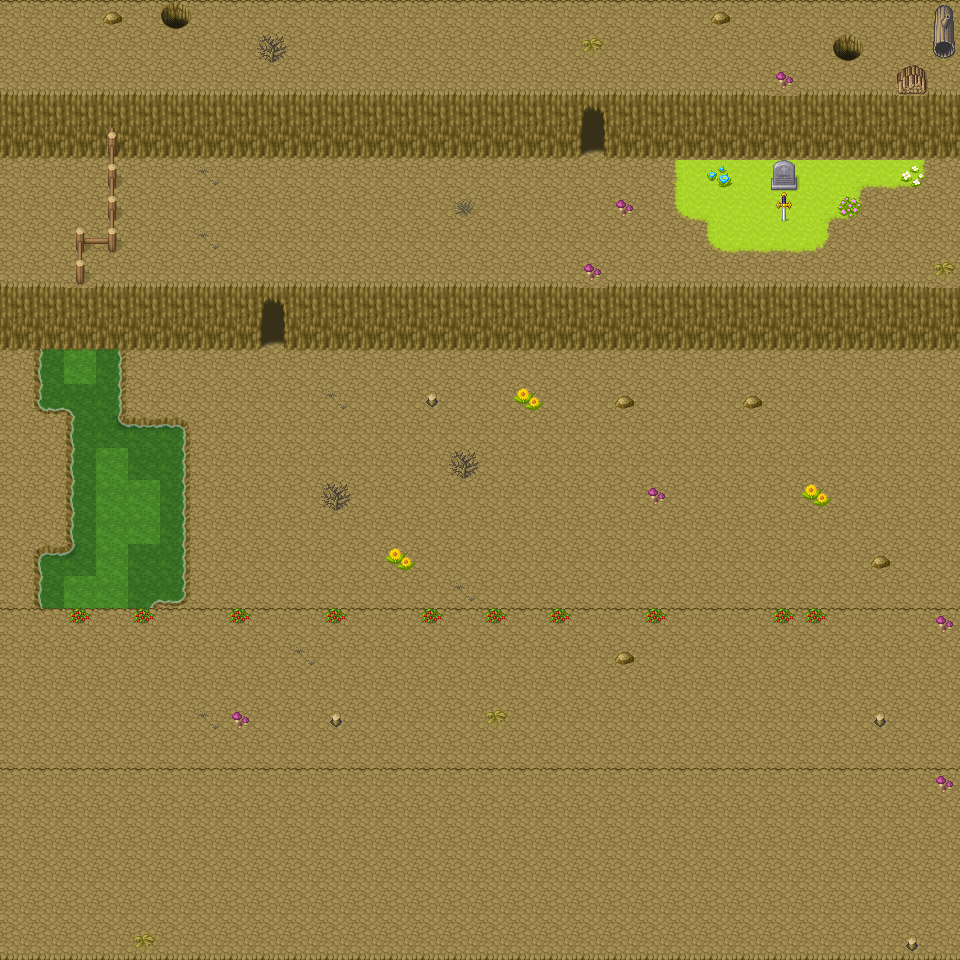

The image is a tile-based game level rendered from a .tmx file. Its description and source (layers, tilesets, objects; grid data summarised) follow:
An orthogonal 30x30 tile map with 32x32 px tiles, 5 tile layers (Ground, Water, Cliffs, Decor, ...), 3 tilesets and 92 objects (24x wall, 18x mob, 10x Teleport, 3x activator, 2x Item, ...).

<map version="1.4" tiledversion="1.4.2" orientation="orthogonal" renderorder="right-down" width="30" height="30" tilewidth="32" tileheight="32" infinite="0" nextlayerid="7" nextobjectid="124">
 <properties>
  <property name="music" value="Overworld1.mp3" />
 </properties>
 <tileset firstgid="1" source="Base.tsx" />
 <tileset firstgid="1065" source="[A]Grass_pipo.tsx" />
 <tileset firstgid="1593" source="[A]Water_pipo.tsx" />
 <layer id="1" name="Ground" width="30" height="30">
  <data>[900 cells, 900 non-empty, 1 distinct tile ids]</data>
 </layer>
 <layer id="2" name="Water" width="30" height="30">
  <data>[900 cells, 39 non-empty, 16 distinct tile ids]</data>
 </layer>
 <layer id="3" name="Cliffs" width="30" height="30">
  <data>[900 cells, 85 non-empty, 11 distinct tile ids]</data>
 </layer>
 <layer id="4" name="Decor" width="30" height="30">
  <data>[900 cells, 280 non-empty, 32 distinct tile ids]</data>
 </layer>
 <layer id="6" name="Decor(top)" width="30" height="30">
  <properties>
   <property name="top" type="object" value="0" />
  </properties>
  <data>[900 cells, 184 non-empty, 8 distinct tile ids]</data>
 </layer>
 <objectgroup id="5" name="Objects">
  <object id="1" name="wall" x="0" y="288" width="256" height="56" />
  <object id="2" name="wall" x="288" y="288" width="672" height="56" />
  <object id="3" name="wall" x="256" y="288" width="32" height="8" />
  <object id="4" name="wall" x="576" y="96" width="32" height="8" />
  <object id="5" name="wall" x="0" y="96" width="576" height="56" />
  <object id="6" name="wall" x="608" y="96" width="352" height="56" />
  <object id="7" name="wall" x="-1" y="608" width="960" height="2.75" />
  <object id="8" name="wall" x="0" y="768" width="960" height="2.75" />
  <object id="9" name="wall" x="0" y="-10" width="960" height="8" />
  <object id="10" name="wall" x="0" y="960" width="960" height="8" />
  <object id="11" name="wall" x="104" y="152" width="16" height="104" />
  <object id="12" name="wall" x="72" y="224" width="16" height="64" />
  <object id="13" name="wall" x="80" y="232" width="32" height="16" />
  <object id="17" name="wall" x="40" y="352" width="80" height="56" />
  <object id="18" name="wall" x="72" y="408" width="48" height="200" />
  <object id="19" name="wall" x="120" y="424" width="64" height="176" />
  <object id="20" name="wall" x="40" y="552" width="32" height="56" />
  <object id="21" name="wall" x="768" y="160" width="32" height="32" />
  <object id="24" name="Canyon1.tmx" type="Teleport" x="960" y="344" width="8" height="256">
   <properties>
    <property name="playerLocation" value="playerLeft" />
   </properties>
  </object>
  <object id="25" name="playerRight" x="936" y="472" width="16" height="16" />
  <object id="27" name="Cave2.tmx" type="Teleport" x="256" y="296" width="32" height="40">
   <properties>
    <property name="playerLocation" value="CaveALeft" />
   </properties>
  </object>
  <object id="28" name="EntranceA" x="264" y="360" width="16" height="16" />
  <object id="29" name="Canyon1.tmx" type="Teleport" x="960" y="616" width="8" height="144">
   <properties>
    <property name="playerLocation" value="playerLeftDown" />
   </properties>
  </object>
  <object id="30" name="playerRightDown" x="936" y="680" width="16" height="16" />
  <object id="31" name="Canyon3.tmx" type="Teleport" x="-8" y="616" width="8" height="144">
   <properties>
    <property name="playerLocation" value="playerRightDown" />
   </properties>
  </object>
  <object id="32" name="playerLeftDown" x="8" y="680" width="16" height="16" />
  <object id="33" name="ExitD2" x="584" y="168" width="16" height="16" />
  <object id="34" name="Cave2.tmx" type="Teleport" x="576" y="104" width="32" height="40">
   <properties>
    <property name="playerLocation" value="CaveDUp" />
   </properties>
  </object>
  <object id="35" name="ExitA3" x="168" y="40" width="16" height="16" />
  <object id="36" name="Cave2.tmx" type="Teleport" x="160" y="0" width="32" height="32">
   <properties>
    <property name="playerLocation" value="CaveAUp" />
   </properties>
  </object>
  <object id="37" name="Cave2.tmx" type="Teleport" x="832" y="32" width="32" height="32">
   <properties>
    <property name="playerLocation" value="CaveH" />
   </properties>
  </object>
  <object id="38" name="EntranceH" x="808" y="40" width="16" height="16" />
  <object id="39" name="playerRightUp" x="920" y="216" width="16" height="16" />
  <object id="40" name="Canyon1.tmx" type="Teleport" x="960" y="152" width="8" height="136">
   <properties>
    <property name="playerLocation" value="playerLeftUp" />
   </properties>
  </object>
  <object id="41" name="wall" x="936" y="0" width="16" height="64" />
  <object id="42" name="wall" x="896" y="64" width="32" height="32" />
  <object id="47" name="wall" x="328" y="504" width="16" height="8" />
  <object id="48" name="wall" x="456" y="472" width="16" height="8" />
  <object id="49" name="wall" x="264" y="56" width="16" height="8" />
  <object id="50" name="wall" x="782" y="216" width="4" height="5" />
  <object id="51" name="playerLeft" x="16" y="472" width="16" height="16" />
  <object id="53" name="playerLeftTop" x="8" y="40" width="16" height="16" />
  <object id="54" name="Canyon3.tmx" type="Teleport" x="-8" y="352" width="8" height="248">
   <properties>
    <property name="playerLocation" value="playerRight" />
   </properties>
  </object>
  <object id="56" name="Canyon3.tmx" type="Teleport" x="-8" y="0" width="8" height="96">
   <properties>
    <property name="playerLocation" value="playerRightTop" />
   </properties>
  </object>
  </objectgroup>
</map>
<!-- 48 of 92 objects omitted -->
